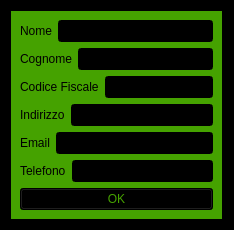
<?xml version="1.0" encoding="UTF-8"?>
<ui version="4.0">
 <class>inserisci_cliente</class>
 <widget class="QWidget" name="inserisci_cliente">
  <property name="geometry">
   <rect>
    <x>0</x>
    <y>0</y>
    <width>234</width>
    <height>229</height>
   </rect>
  </property>
  <property name="windowTitle">
   <string>Nuovo Admin</string>
  </property>
  <property name="styleSheet">
   <string notr="true">background-color: rgb(0, 0, 0);</string>
  </property>
  <layout class="QGridLayout" name="gridLayout">
   <item row="0" column="0" alignment="Qt::AlignHCenter|Qt::AlignVCenter">
    <widget class="QWidget" name="widget" native="true">
     <property name="styleSheet">
      <string notr="true">background-color: rgb(69, 162, 0);</string>
     </property>
     <layout class="QGridLayout" name="gridLayout_2">
      <item row="0" column="0">
       <layout class="QVBoxLayout" name="verticalLayout">
        <item>
         <layout class="QHBoxLayout" name="horizontalLayout">
          <item>
           <widget class="QLabel" name="label">
            <property name="text">
             <string>Nome</string>
            </property>
           </widget>
          </item>
          <item>
           <widget class="QLineEdit" name="textNome">
            <property name="styleSheet">
             <string notr="true">background-color: rgb(0, 0, 0);
color: rgb(255, 255, 255);</string>
            </property>
           </widget>
          </item>
         </layout>
        </item>
        <item>
         <layout class="QHBoxLayout" name="horizontalLayout_2">
          <item>
           <widget class="QLabel" name="label_2">
            <property name="text">
             <string>Cognome</string>
            </property>
           </widget>
          </item>
          <item>
           <widget class="QLineEdit" name="textCognome">
            <property name="styleSheet">
             <string notr="true">background-color: rgb(0, 0, 0);
color: rgb(255, 255, 255);</string>
            </property>
           </widget>
          </item>
         </layout>
        </item>
        <item>
         <layout class="QHBoxLayout" name="horizontalLayout_3">
          <item>
           <widget class="QLabel" name="label_3">
            <property name="text">
             <string>Codice Fiscale</string>
            </property>
           </widget>
          </item>
          <item>
           <widget class="QLineEdit" name="textCodiceFiscale">
            <property name="styleSheet">
             <string notr="true">background-color: rgb(0, 0, 0);
color: rgb(255, 255, 255);</string>
            </property>
           </widget>
          </item>
         </layout>
        </item>
        <item>
         <layout class="QHBoxLayout" name="horizontalLayout_4">
          <item>
           <widget class="QLabel" name="label_4">
            <property name="text">
             <string>Indirizzo</string>
            </property>
           </widget>
          </item>
          <item>
           <widget class="QLineEdit" name="textIndirizzo">
            <property name="styleSheet">
             <string notr="true">background-color: rgb(0, 0, 0);
color: rgb(255, 255, 255);</string>
            </property>
           </widget>
          </item>
         </layout>
        </item>
        <item>
         <layout class="QHBoxLayout" name="horizontalLayout_5">
          <item>
           <widget class="QLabel" name="label_5">
            <property name="text">
             <string>Email</string>
            </property>
           </widget>
          </item>
          <item>
           <widget class="QLineEdit" name="textEmail">
            <property name="styleSheet">
             <string notr="true">background-color: rgb(0, 0, 0);
color: rgb(255, 255, 255);</string>
            </property>
           </widget>
          </item>
         </layout>
        </item>
        <item>
         <layout class="QHBoxLayout" name="horizontalLayout_6">
          <item>
           <widget class="QLabel" name="label_6">
            <property name="text">
             <string>Telefono</string>
            </property>
           </widget>
          </item>
          <item>
           <widget class="QLineEdit" name="textTelefono">
            <property name="styleSheet">
             <string notr="true">background-color: rgb(0, 0, 0);
color: rgb(255, 255, 255);</string>
            </property>
           </widget>
          </item>
         </layout>
        </item>
        <item>
         <widget class="QPushButton" name="btn_ok">
          <property name="styleSheet">
           <string notr="true">color: rgb(69, 162, 0);
background-color: rgb(0, 0, 0);</string>
          </property>
          <property name="text">
           <string>OK</string>
          </property>
         </widget>
        </item>
       </layout>
      </item>
     </layout>
    </widget>
   </item>
  </layout>
 </widget>
 <resources/>
 <connections/>
</ui>
